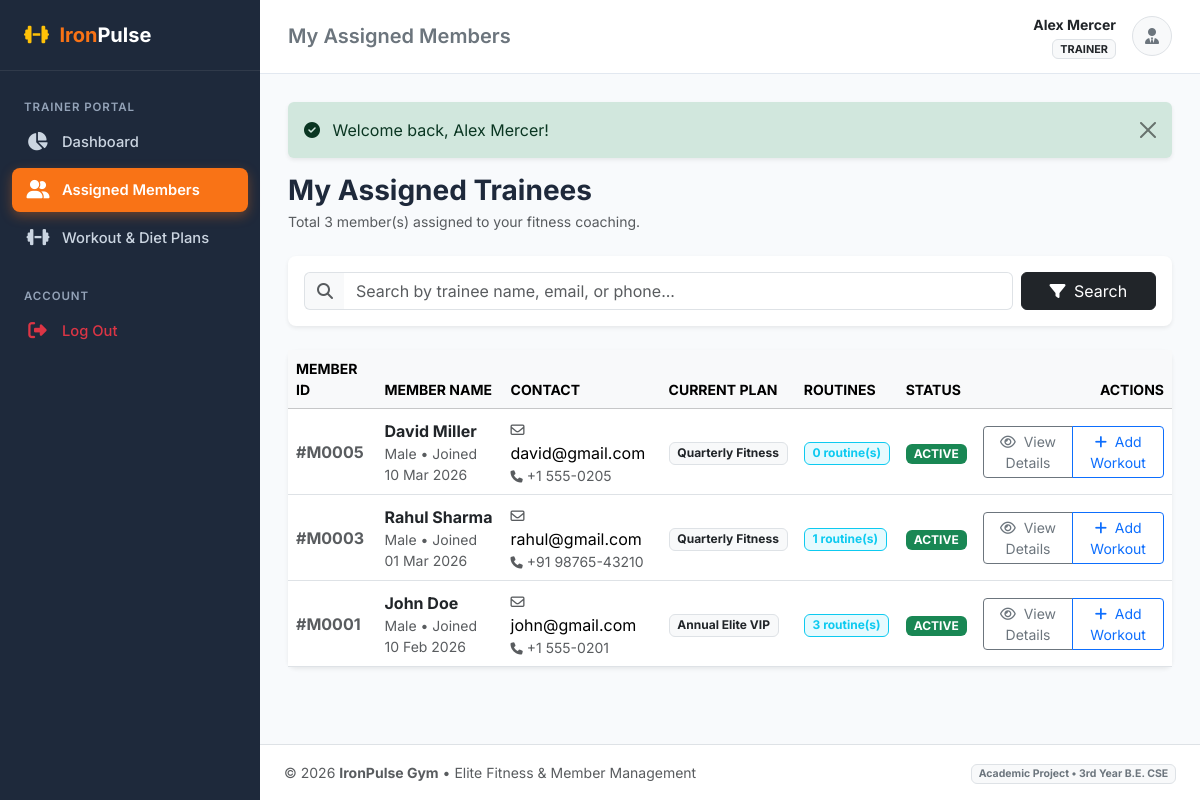
Screenshot of /trainer/members.php (signed in) with the database file from the repository.
### tables this page shows
CREATE TABLE `members` (
    `id` INT AUTO_INCREMENT PRIMARY KEY,
    `user_id` INT NOT NULL UNIQUE,
    `gender` ENUM('Male', 'Female', 'Other') NOT NULL DEFAULT 'Male',
    `dob` DATE DEFAULT NULL,
    `address` TEXT DEFAULT NULL,
    `emergency_contact` VARCHAR(30) DEFAULT NULL,
    `trainer_id` INT DEFAULT NULL,
    `join_date` DATE NOT NULL,
    `status` ENUM('active', 'inactive') NOT NULL DEFAULT 'active',
    `created_at` TIMESTAMP DEFAULT CURRENT_TIMESTAMP,
    CONSTRAINT `fk_members_user` FOREIGN KEY (`user_id`) 
        REFERENCES `users` (`id`) ON DELETE CASCADE ON UPDATE CASCADE,
    CONSTRAINT `fk_members_trainer` FOREIGN KEY (`trainer_id`) 
        REFERENCES `trainers` (`id`) ON DELETE SET NULL ON UPDATE CASCADE
);

CREATE TABLE `users` (
    `id` INT AUTO_INCREMENT PRIMARY KEY,
    `name` VARCHAR(100) NOT NULL,
    `email` VARCHAR(120) NOT NULL UNIQUE,
    `password` VARCHAR(255) NOT NULL,
    `role` ENUM('admin', 'trainer', 'member') NOT NULL DEFAULT 'member',
    `phone` VARCHAR(20) DEFAULT NULL,
    `status` ENUM('active', 'inactive') NOT NULL DEFAULT 'active',
    `created_at` TIMESTAMP DEFAULT CURRENT_TIMESTAMP,
    `updated_at` TIMESTAMP DEFAULT CURRENT_TIMESTAMP ON UPDATE CURRENT_TIMESTAMP
);

### trainer/members.php (the view, shortened to what this page needs)
<?php
require_once __DIR__ . '/../includes/functions.php';
$pdo = get_db_connection();
$user = current_user();
$trStmt = $pdo->prepare("SELECT id FROM trainers WHERE user_id = ?");
$trStmt->execute([$user['id']]);
$trainerId = (int)$trStmt->fetchColumn();
$search = trim($_GET['search'] ?? '');
$sql = "
    SELECT m.id AS member_id, m.gender, m.dob, m.join_date, m.status,
           u.name, u.email, u.phone,
           (SELECT mp.plan_name FROM memberships ms JOIN membership_plans mp ON ms.plan_id = mp.id WHERE ms.member_id = m.id AND ms.status = 'active' ORDER BY ms.id DESC LIMIT 1) AS active_plan,
           (SELECT COUNT(*) FROM workouts w WHERE w.member_id = m.id AND w.trainer_id = ?) AS workout_count
    FROM members m
    JOIN users u ON m.user_id = u.id
    WHERE m.trainer_id = ?
";
$params = [$trainerId, $trainerId];
$sql .= " ORDER BY m.id DESC";
$stmt = $pdo->prepare($sql);
$stmt->execute($params);
$members = $stmt->fetchAll();
include __DIR__ . '/../includes/header.php';
?>
<div class="d-flex flex-column flex-md-row justify-content-between align-items-md-center mb-4 gap-3">
    <div>
        <h3 class="fw-bold mb-1">My Assigned Trainees</h3>
        <p class="text-muted small mb-0">Total <?= count($members) ?> member(s) assigned to your fitness coaching.</p>
    </div>
</div>
<div class="card border-0 shadow-sm rounded-3 mb-4">
    <div class="card-body p-3">
        <form method="GET" action="members.php" class="row g-2 align-items-center">
            <div class="col-md-10">
                <div class="input-group">
                    <span class="input-group-text bg-light border-end-0 text-muted"><i class="fa-solid fa-search"></i></span>
                    <input type="text" name="search" class="form-control border-start-0" placeholder="Search by trainee name, email, or phone..." value="<?= htmlspecialchars($search) ?>">
                </div>
            </div>
            <div class="col-md-2 d-flex gap-2">
                <button type="submit" class="btn btn-dark w-100"><i class="fa-solid fa-filter me-1"></i> Search</button>
            </div>
        </form>
    </div>
</div>
<div class="card border-0 shadow-sm rounded-3">
    <div class="card-body p-0">
        <div class="table-responsive">
            <table class="table table-hover align-middle mb-0">
                <thead class="table-light small text-uppercase">
                    <tr>
                        <th>Member ID</th>
                        <th>Member Name</th>
                        <th>Contact</th>
                        <th>Current Plan</th>
                        <th>Routines</th>
                        <th>Status</th>
                        <th class="text-end">Actions</th>
                    </tr>
                </thead>
                <tbody>
                    <?php if (!empty($members)): ?>
                        <?php foreach ($members as $m): ?>
                            <tr>
                                <td class="fw-bold text-muted">#M<?= str_pad($m['member_id'], 4, '0', STR_PAD_LEFT) ?></td>
                                <td>
                                    <div class="fw-bold text-dark"><?= htmlspecialchars($m['name']) ?></div>
                                    <div class="small text-muted"><?= htmlspecialchars($m['gender']) ?> &bull; Joined <?= format_date($m['join_date']) ?></div>
                                </td>
                                <td>
                                    <div><i class="fa-regular fa-envelope me-1 text-muted small"></i><?= htmlspecialchars($m['email']) ?></div>
                                    <div class="small text-muted"><i class="fa-solid fa-phone me-1 text-muted small"></i><?= htmlspecialchars($m['phone'] ?? 'N/A') ?></div>
                                </td>
                                <td>
                                    <span class="badge bg-light text-dark border"><?= htmlspecialchars($m['active_plan'] ?? 'No Plan') ?></span>
                                </td>
                                <td>
                                    <span class="badge bg-info bg-opacity-10 text-info border border-info">
                                        <?= (int)$m['workout_count'] ?> routine(s)
                                    </span>
                                </td>
                                <td><?= get_status_badge($m['status']) ?></td>
                                <td class="text-end">
                                    <div class="btn-group btn-group-sm">
                                        <a href="<?= BASE_URL ?>/trainer/member_view.php?id=<?= $m['member_id'] ?>" class="btn btn-outline-secondary" title="View Trainee Profile">
                                            <i class="fa-regular fa-eye me-1"></i> View Details
                                        </a>
                                        <a href="<?= BASE_URL ?>/trainer/workout_add.php?member_id=<?= $m['member_id'] ?>" class="btn btn-outline-primary" title="Prescribe Workout Routine">
                                            <i class="fa-solid fa-plus me-1"></i> Add Workout
                                        </a>
                                    </div>
                                </td>
                            </tr>
                        <?php endforeach; ?>
                    <?php endif; ?>
                </tbody>
            </table>
        </div>
    </div>
</div>
<?php include __DIR__ . '/../includes/footer.php'; ?>

### includes/functions.php (shortened to what this page needs)
<?php
function format_date($dateStr, $format = 'd M Y') {
    $timestamp = strtotime($dateStr);
    return $timestamp ? date($format, $timestamp) : 'N/A';
}
function get_status_badge($status) {
    $statusLower = strtolower(trim((string)$status));
    $badgeClass = 'bg-secondary';
    switch ($statusLower) {
        case 'active':
        case 'paid':
        case 'present':
            $badgeClass = 'bg-success';
            break;
    }
    return '<span class="badge ' . $badgeClass . ' text-uppercase px-2 py-1">' . htmlspecialchars(ucfirst($status)) . '</span>';
}

### assets/css/custom.css (style rules this page uses)
:root { --primary-color: #f97316; --primary-hover: #ea580c; --dark-bg: #0f172a; --sidebar-bg: #1e293b; --sidebar-hover: #334155; --body-bg: #f8fafc; --card-border: #e2e8f0; --text-main: #1e293b; --text-muted: #64748b; }
body { background-color: var(--body-bg); color: var(--text-main); font-family: 'Inter', -apple-system, BlinkMacSystemFont, "Segoe UI", Roboto, sans-serif; min-height: 100vh; display: flex; flex-direction: column; }

### rows the page displays
members: id "0005", user.name "David Miller", gender "Male", join_date "10 Mar 2026", user.email "david@gmail.com", user.phone "+1 555-0205", active_plan "Quarterly Fitness", workout_count "0", status "ACTIVE"
members: id "0003", user.name "Rahul Sharma", gender "Male", join_date "01 Mar 2026", user.email "rahul@gmail.com", user.phone "+91 98765-43210", active_plan "Quarterly Fitness", workout_count "1", status "ACTIVE"
members: id "0001", user.name "John Doe", gender "Male", join_date "10 Feb 2026", user.email "john@gmail.com", user.phone "+1 555-0201", active_plan "Annual Elite VIP", workout_count "3", status "ACTIVE"

### other values shown
$pageTitle "My Assigned Members"
$currentUser['name'] "Alex Mercer"
$currentUser['role'] "TRAINER"
$flash['text'] "Welcome back, Alex Mercer!"
count($members) "3"
APP_NAME "IronPulse Gym"
APP_TAGLINE "Elite Fitness & Member Management"
